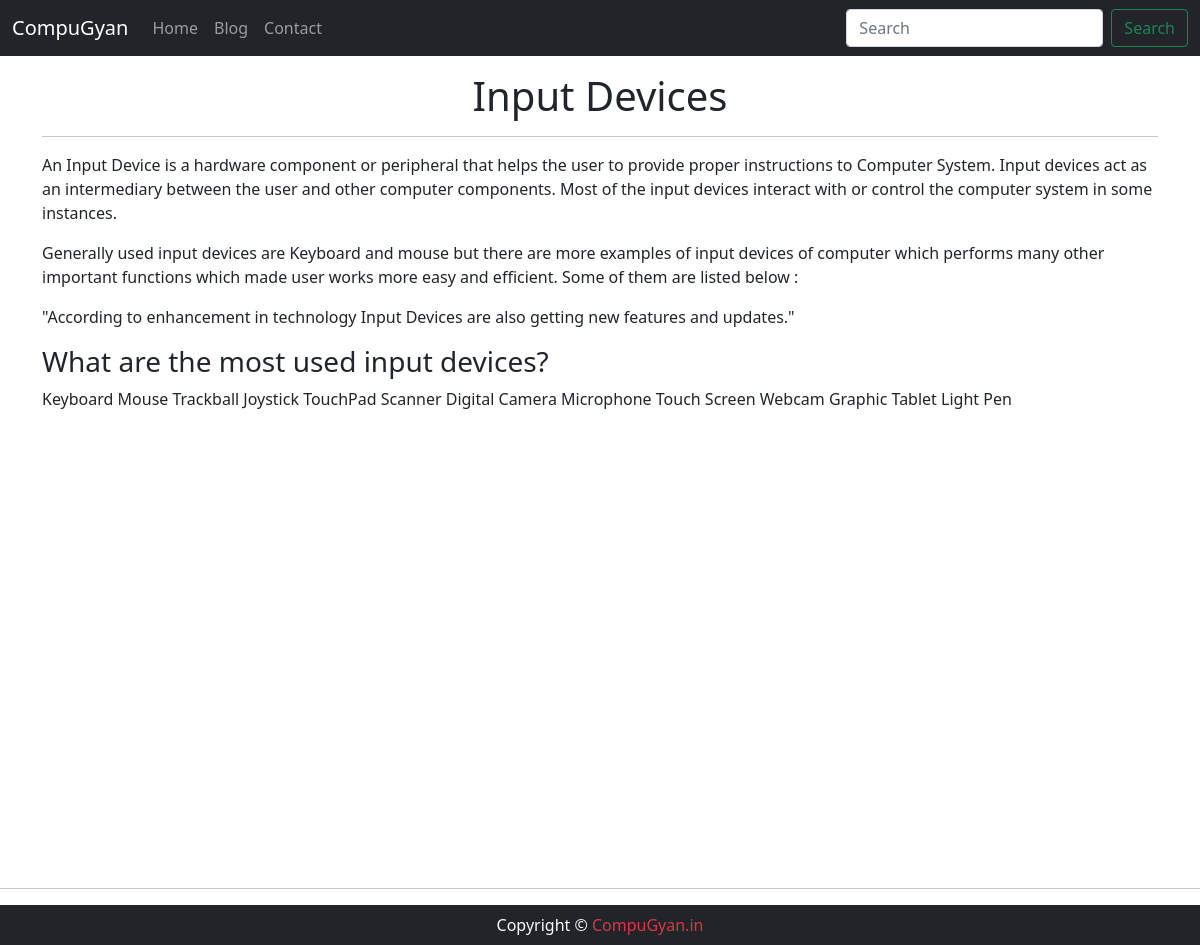
Page /blogpost/input-devices on the committed database.
### Blog/models.py (models this page shows, shortened)
class Blog(models.Model):
    sno = models.AutoField(primary_key=True)
    title = models.TextField(max_length=200)
    content = models.TextField()
    description = models.CharField(max_length=300, default='')
    custom_url = models.CharField(max_length=100)
    time = models.DateTimeField(auto_now_add=True)

### Blog/views.py (the view)
# urls.py: path('blogpost/<str:custom_url>', views.blogpost, name='blogpost'),
def blogpost(request, custom_url):
    blog = Blog.objects.filter(custom_url=custom_url).first()
    context = {'blog':blog}
    return render(request, 'blogPost.html', context)

### templates/blogPost.html (shortened to what this page needs)
{% extends 'base.html' %}
{% block body %}
<div class="container">
 <h1 class="my-3 text-center">{{blog.title}}</h1>
 <hr>
 <div class="row">
   {{blog.content|safe}}
 </div>
</div>
{% endblock body %}

### rows in the picture
Blog: title "Input Devices", content "An Input Device is a hardware component or peripheral that helps the user to provide proper instructions to Computer System. Input devices act as an intermediary between the user and other computer components. Most of the input devices interact with or control the computer system in some instances. Generally used input devices are Keyboard and mouse but there are more examples of input devices of computer which performs many other important functions which made user works more easy and efficient. Some of them are listed below : \"According to enhancement in technology Input Devices are also getting new features and updates.\" What are the most used input devices? Keyboard Mouse Trackball…"
